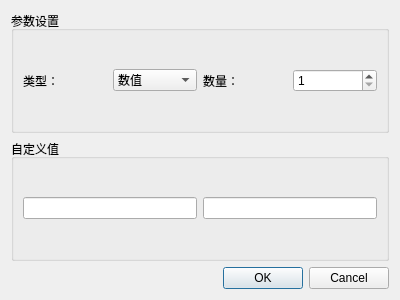
<?xml version="1.0" encoding="UTF-8"?>
<ui version="4.0">
 <class>Dialog</class>
 <widget class="QDialog" name="Dialog">
  <property name="geometry">
   <rect>
    <x>0</x>
    <y>0</y>
    <width>400</width>
    <height>300</height>
   </rect>
  </property>
  <property name="windowTitle">
   <string>Dialog</string>
  </property>
  <layout class="QGridLayout" name="gridLayout">
   <item row="2" column="0" colspan="2">
    <widget class="QDialogButtonBox" name="buttonBox">
     <property name="orientation">
      <enum>Qt::Horizontal</enum>
     </property>
     <property name="standardButtons">
      <set>QDialogButtonBox::Cancel|QDialogButtonBox::Ok</set>
     </property>
    </widget>
   </item>
   <item row="0" column="0" colspan="2">
    <widget class="QGroupBox" name="groupBox">
     <property name="title">
      <string>参数设置</string>
     </property>
     <layout class="QGridLayout" name="gridLayout_2">
      <item row="0" column="0">
       <widget class="QLabel" name="label">
        <property name="text">
         <string>类型：</string>
        </property>
       </widget>
      </item>
      <item row="0" column="1">
       <widget class="QComboBox" name="comboBox">
        <item>
         <property name="text">
          <string>数值</string>
         </property>
        </item>
        <item>
         <property name="text">
          <string>点</string>
         </property>
        </item>
        <item>
         <property name="text">
          <string>字符</string>
         </property>
        </item>
       </widget>
      </item>
      <item row="0" column="2">
       <widget class="QLabel" name="label_2">
        <property name="text">
         <string>数量：</string>
        </property>
       </widget>
      </item>
      <item row="0" column="3">
       <widget class="QSpinBox" name="spinBox">
        <property name="minimum">
         <number>1</number>
        </property>
        <property name="maximum">
         <number>10</number>
        </property>
       </widget>
      </item>
     </layout>
    </widget>
   </item>
   <item row="1" column="0" colspan="2">
    <widget class="QGroupBox" name="groupBox_2">
     <property name="title">
      <string>自定义值</string>
     </property>
     <layout class="QGridLayout" name="gridLayout_3">
      <item row="0" column="0">
       <widget class="QLineEdit" name="lineEdit"/>
      </item>
      <item row="0" column="1">
       <widget class="QLineEdit" name="lineEdit_2"/>
      </item>
     </layout>
    </widget>
   </item>
  </layout>
 </widget>
 <resources/>
 <connections>
  <connection>
   <sender>buttonBox</sender>
   <signal>accepted()</signal>
   <receiver>Dialog</receiver>
   <slot>accept()</slot>
   <hints>
    <hint type="sourcelabel">
     <x>248</x>
     <y>254</y>
    </hint>
    <hint type="destinationlabel">
     <x>157</x>
     <y>274</y>
    </hint>
   </hints>
  </connection>
  <connection>
   <sender>buttonBox</sender>
   <signal>rejected()</signal>
   <receiver>Dialog</receiver>
   <slot>reject()</slot>
   <hints>
    <hint type="sourcelabel">
     <x>316</x>
     <y>260</y>
    </hint>
    <hint type="destinationlabel">
     <x>286</x>
     <y>274</y>
    </hint>
   </hints>
  </connection>
 </connections>
</ui>
